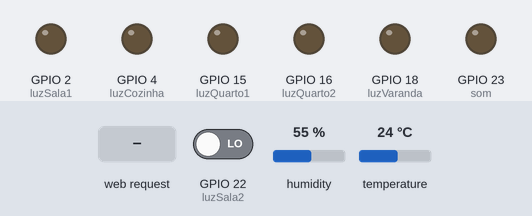
Bench run of a sketch on a simulated ESP32. Parts: output pins drawn as LEDs (lit = HIGH). The test bench sets the inputs (shaded band); at power-on: GPIO 22 (luzSala2) LOW, humidity 55 %, temperature 24 °C. WiFi joins after 1.5 s; servers stay silent unless stated; what the sketch prints to the serial monitor is not drawn.

Above: at 4.7 s.
4.8 s: HTTP request GET /cozinha received
At 6.2 s:
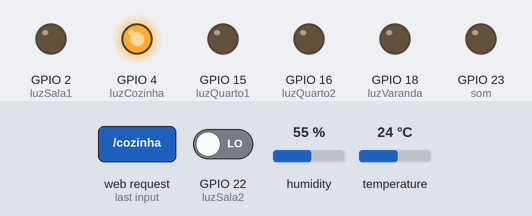
6.5 s: HTTP request GET /sala1 received
At 7.7 s:
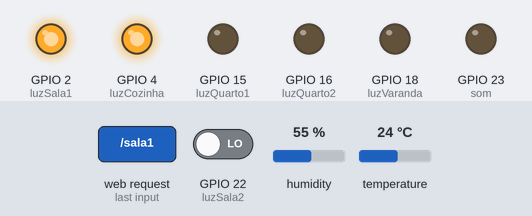
8.0 s: GPIO 22 (luzSala2) driven HIGH
At 8.8 s:
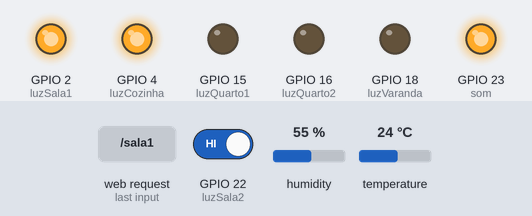
9.7 s: HTTP request GET /quarto1 received
At 10.9 s:
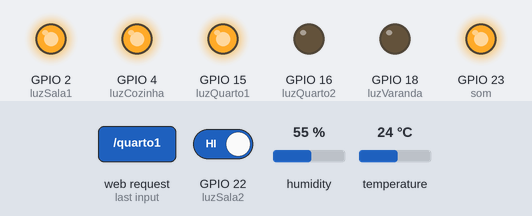
11.2 s: HTTP request GET /varanda received
At 12.4 s:
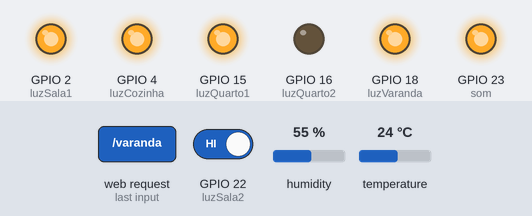
12.7 s: GPIO 22 (luzSala2) driven LOW
At 13.6 s:
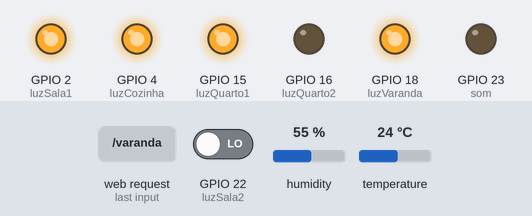
Timing chart, 0 to 15.4 s (numbered marks = the images above; inputs shaded):
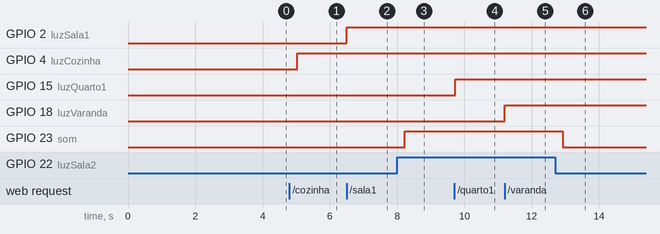

Measured:
- after the input at 4.8 s, GPIO 4 (luzCozinha): LOW → HIGH after 0.23 s
- after the input at 6.5 s, GPIO 2 (luzSala1): LOW → HIGH at once
- after the input at 8.0 s, GPIO 23 (som): LOW → HIGH after 0.23 s
- after the input at 9.7 s, GPIO 15 (luzQuarto1): LOW → HIGH at once
- after the input at 11.2 s, GPIO 18 (luzVaranda): LOW → HIGH at once
- after the input at 12.7 s, GPIO 23 (som): HIGH → LOW after 0.23 s

The sketch:

casinhaDoCeu.ino
```cpp
/*
____________Projeto Casinha so Céu Automatica___________________________

Autora: Vitória Viegas
Curso: edificações
Data: 26/09/2023
*/

//Incluindo Bibliotecas usadas
#include <WiFi.h> // Biblioteca WiFi para o esp 32
#include <DHT.h>

// Dados para conexão Wi-Fi
const char* ssid = "VitoriaViegas"; // Inserir nome da rede, VitoriaViegas, WILL-2G
const char* password = "viegas23"; // Inserir senha da rede, viegas23, 27052004

//Definindo o server da conexão
WiFiServer server(80);

//Definição do objeto "motorgaragem" para o servo motor
//Servo motorgaragem;

DHT dht(21, DHT11);

float t; // Inicia Variáveld e temperatura
float h; // Inicia variável de umidade

// Define os pinos utilizados pelo ESP32
const int luzCozinha =  4;
const int luzSala1   =  2;
const int luzSala2   = 22;
// O dht está no pino 21
const int som        = 23;
const int pir        = 22;
// Leds que não vão ser usados
const int luzQuarto1 = 15;
const int luzQuarto2 = 16;
const int luzVaranda = 18;
const int servo      = 13;

//Variavel que printa pontinhos enquanto espera a conexão
int conect = 0;

//Variavel que armazena o valor que o sensor pir está enviando
int sinal = 0;

void setup() {
// Inicializa o monitor serial na frequencia 115200
Serial.begin(115200);
Serial.println("----------Iniciando a CASINHA----------");//Printa no monitor Serial que a casinha está sendo inicializada
Serial.println();

// Iniciando o sensor DHT
dht.begin();

// Definindo o pino usado pelo Servo Motor
//motorgaragem.attach(servo);
// Posição que o servo motor da garagem irpa iniciar
//motorgaragem.write(angulo);

// Define os pinos como saída de sinal
pinMode(luzCozinha,     OUTPUT);
pinMode(luzSala1,       OUTPUT);
pinMode(luzSala2,       OUTPUT);
pinMode(luzQuarto1,     OUTPUT);
pinMode(luzQuarto2,     OUTPUT);
pinMode(luzVaranda,     OUTPUT);
pinMode(som,            OUTPUT);
pinMode(pir,             INPUT);

// Inicia os pinos em nível baixo (LOW)
digitalWrite(luzCozinha,     LOW);
digitalWrite(luzQuarto1,     LOW);
digitalWrite(luzQuarto2,     LOW);
digitalWrite(luzSala1,       LOW);
digitalWrite(luzSala2,       LOW);
digitalWrite(luzVaranda,     LOW);
digitalWrite(som,            LOW);

Serial.println();
Serial.println("Tentando conexão com WiFi");
initwifi(); // Função que inicia o WiFi
//Printa no monitor serial o nome da rede e seu ip local
Serial.println();
Serial.print("Nome da rede: ");
Serial.println(ssid);
Serial.print("O IP da rede é: ");
Serial.println(WiFi.localIP());
//Inicializa o server
server.begin();
//Delay para o server ter um tempo para inicializar
delay(1 * 1000);
}
void loop() {
// Leitura do sensor DHT
h = dht.readHumidity();
t = dht.readTemperature();
// Leitura do sensor Pir
sinal = digitalRead(pir);
if(sinal == HIGH){
  digitalWrite(som, HIGH);
}
else{
  digitalWrite(som, LOW);
}
//Inicia o WiFiClient e avalia se existe um cliente (pessoa) no server
WiFiClient client = server.available();
//Verifica se um novo cliente se conectou
if (!client) {delay(250);return;}
Serial.println("Novo cliente se conectou!");

//le o pedido do cliente
String header = client.readStringUntil('\r');
Serial.println(header);

client.println("<!DOCTYPE html><html lang=\"en\">");
client.println("<head>");
client.println("<meta charset=\"UTF-8\">");
client.println("<meta http-equiv=\"X-UA-Compatible\" content=\"IE=edge\">");
client.println("<meta name=\"viewport\" content=\"width=device-width, initial-scale=1.0\">");
client.println("<title>Casa Inteligente</title>");
client.println("</head><body>");
client.println("<div class=\"caixa\">");
client.println("<h1>Casinha do Céu</h1>");
client.println("<h1>Controle para casa</h1>");
//Printa a Temperatura e a humidade no site html
client.println("<p><b>Temperatura: </b>""C</p>");
client.println(t);
client.println("C</p>");
client.println("<p><b>Humidade: </b>");
client.println(h);
client.println("%</p>");

client.println("</div>");
// Funções que irão verificar o estado do Led e mudar o HTML a partir disso - Luz cozinha

client.println("<div><p><b>Luz Cozinha</b></p>");
client.println("<a href='?cozinha'><button name=\"button\">Ligar</button></a></div>");

// Funções que irão verificar o estado do Led e mudar o HTML a partir disso - Luz Sala 1

client.println("<div><p><b>Luz Sala 1</b></p>");
client.println("<a href='?sala1'><button name=\"button\">Ligar</button></a></div>");

// Funções que irão verificar o estado do Led e mudar o HTML a partir disso - Luz Sala 2

client.println("<div><p><b>Luz Sala 2</b></p>");
client.println("<a href='?sala2'><button name=\"button\">Ligar</button></a></div>");

// Funções que irão verificar o estado do Led e mudar o HTML a partir disso - Luz Quarto 1

client.println("<div><p><b>Luz Quarto 1</b></p>");
client.println("<a href='?quarto1'><button name=\"button\">Ligar</button></a></div>");

// Funções que irão verificar o estado do Led e mudar o HTML a partir disso - Luz Quarto 2

client.println("<div><p><b>Luz Quarto 2</b></p>");
client.println("<a href='?quarto2'><button name=\"button\">Ligar</button></a></div>");

// Funções que irão verificar o estado do Led e mudar o HTML a partir disso - Luz Varanda

client.println("<div><p><b>Luz Varanda</b></p>");
client.println("<a href='?varanda'><button name=\"button\">Ligar</button></a></div>");
// Css da página
client.println("<style>");
client.println("body{background-color: rgb(242, 249, 255);}");
client.println("div{text-align: center;}");
client.println("button{display: inline-block;border-radius: 4px;border: none;text-align: center;font-size: 28px;font-family: fantasy, Impact;color:rgb(254, 254, 254);background-color: rgb(0, 75, 205);padding: 20px;width: 200px;transition: all 0.5s;cursor: pointer;margin: 5px;}");
client.println("button:hover{transform: scale(1.05);}");
client.println("</style>");
client.println("</body></html>");

client.flush();

// Funções que vão mudar o estado do Led
if(header.indexOf("cozinha") != -1){digitalWrite(luzCozinha, !digitalRead(luzCozinha));}
if(header.indexOf("sala1") != -1){digitalWrite(luzSala1, !digitalRead(luzSala1));}
if(header.indexOf("sala2") != -1){digitalWrite(luzSala2, !digitalRead(luzSala2));}
if(header.indexOf("quarto1") != -1){digitalWrite(luzQuarto1, !digitalRead(luzQuarto1));}
if(header.indexOf("quarto2") != -1){digitalWrite(luzQuarto2, !digitalRead(luzQuarto2));}
if(header.indexOf("varanda") != -1){digitalWrite(luzVaranda, !digitalRead(luzVaranda));}

delay(200);

client.stop(); // Corta a conexão do cliente

Serial.println("Cliente desconectado");
Serial.println();
Serial.println();
}
// Função que irá iniciar o WiFi do Esp 32
void initwifi()
{
WiFi.begin(ssid, password);
WiFi.mode(WIFI_STA);
while(WiFi.status() != WL_CONNECTED){
    delay(500);
    Serial.print(".");
    if(conect >= 100){Serial.println(".");}
    conect++;
}
Serial.println();
Serial.println("ESP32 se conectou ao WiFi");
delay(1000);
}
```
